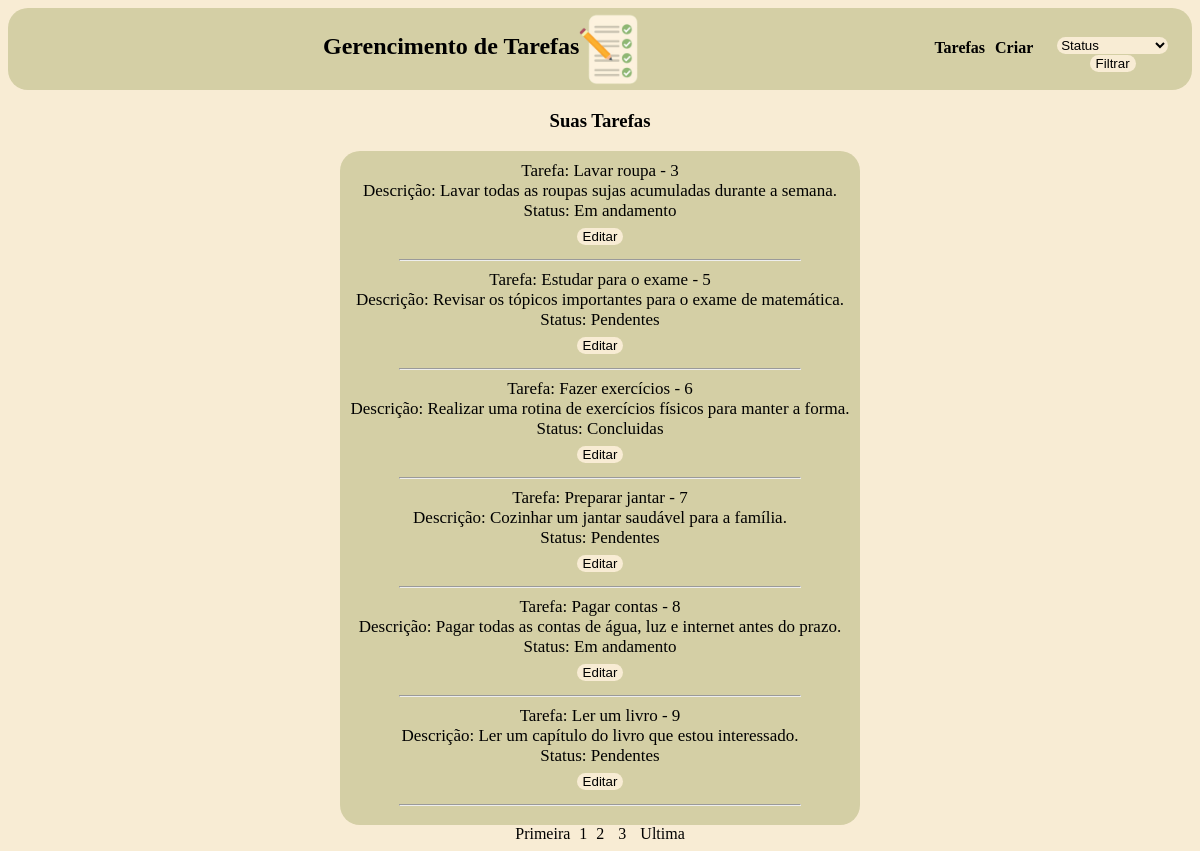
Page /tarefas.php on the committed database.
### tables this page shows
CREATE TABLE `tarefas` (
  `id` int(11) NOT NULL,
  `task_name` varchar(250) NOT NULL,
  `description` text DEFAULT NULL,
  `status` set('Pendentes','Em andamento','Concluidas') DEFAULT 'Pendentes',
  `created_at` datetime DEFAULT NULL
);

### tarefas.php (the view, shortened to what this page needs)
<?php
include_once("conexao.php");
?>
<!DOCTYPE html>
<html lang="pt-br">
<head>
</head>
<body>
<header>
        <div id="logo">
            <h2>Gerencimento de Tarefas</h2>
            <img src="tarefas2.png" alt="">
        </div>
        <div id="botoes">
            <tr>
                <th><a href="tarefas.php">
                        <h4>Tarefas</h4>
                    </a></th>
                <th><a href="index.php">
                        <h4>Criar</h4>
                    </a></th>
                <form action="filtro_tarefas.php" method="GET" id="form1">
                    <select name="status" required>
                        <option value="">Status</option>
                    </select>
                    <input type="submit" value="Filtrar" id="bot1">
                </form>
            </tr>
        </div>
    </header>
    <h3>Suas Tarefas</h3>
    <?php
    $pagina_atual = filter_input(INPUT_GET, 'pagina', FILTER_SANITIZE_NUMBER_INT);
    $pagina = (!empty($pagina_atual)) ? $pagina_atual : 1;
    $qnt_result_pg = 6;
    $inicio = ($qnt_result_pg * $pagina) - $qnt_result_pg;
    $result_tarefas = "SELECT * FROM tarefas LIMIT $inicio, $qnt_result_pg";
    $resultado_tarefas = mysqli_query($conn, $result_tarefas);
?>
<div id="conteudo">
<?php
    while ($row_tarefa = mysqli_fetch_assoc($resultado_tarefas)) {
        echo "Tarefa: " . $row_tarefa['task_name'] . " - " . $row_tarefa['id'] . "<br>";
        echo "Descrição: " . $row_tarefa['description'] . "<br>";
        echo "Status: " . $row_tarefa['status'] . "<br>";
        echo "<a href = 'edit_tarefas.php?id=" . $row_tarefa['id'] . "'><button style='border: 0; border-radius: 10px; background-color: #f8ecd4;'>Editar</button></a><hr style='width: 80%;'>";
    }
?>
</div>
<?php
    $result_t = "SELECT COUNT(id) AS num_result FROM tarefas";
    $resultado_t = mysqli_query($conn, $result_t);
    $row_t = mysqli_fetch_assoc($resultado_t);
    $quantidade_t = ceil($row_t['num_result'] / $qnt_result_pg);
    $max_links = 2;
    echo "<a href='tarefas.php?pagina=1'>Primeira</a> ";
    echo "$pagina ";
    for ($pag_dep = $pagina + 1; $pag_dep <= $pagina + $max_links; $pag_dep++) {
        if ($pag_dep <= $quantidade_t) {
            echo "<a href='tarefas.php?pagina=$pag_dep'>$pag_dep</a> ";
        }
    }
    echo "<a href='tarefas.php?pagina=$quantidade_t'>Ultima</a>";
    ?>
</body>
</html>

### tarefas.php (style rules this page uses)
body { background-color: #f8ecd4; text-align: center; }
header { background-color: #d4cfa5; display: flex; justify-content: center; padding: 5px; margin-bottom: 20px; border-radius: 20px; }
img { width: 60px; }
#botoes { display: flex; justify-content: right; text-align: center; color: black; }
#logo { display: flex; width: 80%; justify-content: center; padding-left: 20px; }
a { padding: 5px; text-decoration: none; color: black; }
#form1 { padding-top: 23px; }
select { border: 0; border-radius: 10px; text-decoration: none; background-color: #f8ecd4; }
#bot1 { border: 0; border-radius: 10px; background-color: #f8ecd4; }
#conteudo { margin: auto; display: flex; flex-direction: column; text-align: center; background-color: #d4cfa5; width: 500px; border-radius: 20px; font-size: 17px; padding: 10px }

### rows in the picture
tarefas: task_name "Lavar roupa", id "3", description "Lavar todas as roupas sujas acumuladas durante a semana.", status "Em andamento"
tarefas: task_name "Estudar para o exame", id "5", description "Revisar os tópicos importantes para o exame de matemática.", status "Pendentes"
tarefas: task_name "Fazer exercícios", id "6", description "Realizar uma rotina de exercícios físicos para manter a forma.", status "Concluidas"
tarefas: task_name "Preparar jantar", id "7", description "Cozinhar um jantar saudável para a família.", status "Pendentes"
tarefas: task_name "Pagar contas", id "8", description "Pagar todas as contas de água, luz e internet antes do prazo.", status "Em andamento"
tarefas: task_name "Ler um livro", id "9", description "Ler um capítulo do livro que estou interessado.", status "Pendentes"

### other values in the picture
$pagina "1"
